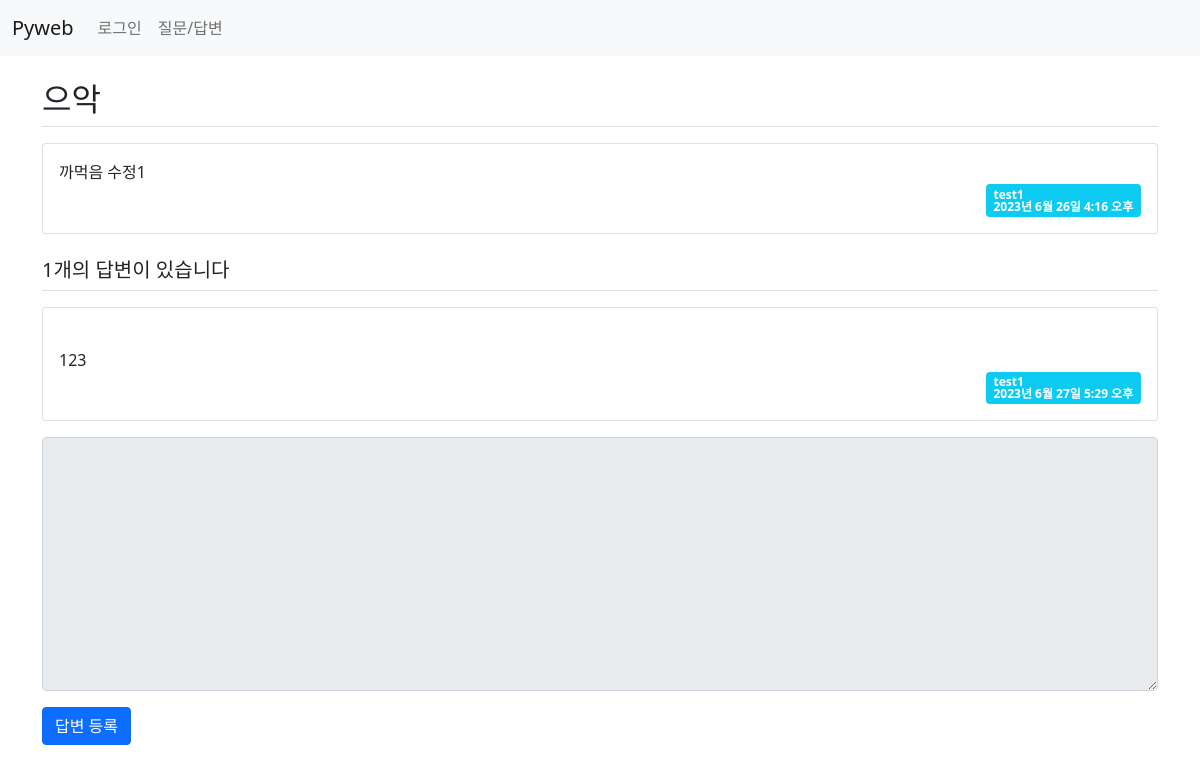
/board/18/, run on the app's committed database.
### board/models.py (models this page shows, shortened)
class Question(models.Model):
    author = models.ForeignKey(User, on_delete=models.CASCADE)  #글쓴이
    subject = models.CharField(max_length=200)  #제목
    content = models.TextField()                #질문 내용
    create_date = models.DateTimeField()        #등록일
    modify_date = models.DateTimeField(null=True, blank=True)   #null 허용

class Answer(models.Model):
    author = models.ForeignKey(User, on_delete=models.CASCADE)  #글쓴이
    content = models.TextField()    #답변 내용
    create_date = models.DateTimeField()    #등록일
    modify_date = models.DateTimeField(null=True, blank=True)   #null 허용
    question = models.ForeignKey(Question, on_delete=models.CASCADE)    #외래키

### board/views.py (the view)
# urls.py: path('<int:question_id>/', views.detail, name='detail'),
def detail(request, question_id):
    question = get_object_or_404(Question, pk=question_id)
    context = {'question': question}
    return render(request, 'board/detail.html', context)

### templates/board/detail.html (shortened to what this page needs)
{% extends 'base.html' %}
{% block content %}
<div class="container my-3">
    <section id="detail">
    <h2 class="border-bottom py-2">{{ question.subject }}</h2>
    <div class="card my-3">
        <div class="card-body">
            <div class="card-text">
            {{ question.content }}
            </div>
            <div class="d-flex justify-content-end">
                <div class="badge bg-info text-start">
                    <div>{{ question.author }}</div>
                    <div>{{ question.create_date }}</div>
                </div>
            </div>
        </div>
    </div>
    <h5 class="border-bottom my-3 py-2">{{ question.answer_set.count }}개의 답변이 있습니다</h5>
    <div>
        {% for answer in question.answer_set.all %}
            <div class="card my-3">
                <div class="card-body">
                    <div class="card-text" style="white-space: pre-line">
                    {{ answer.content }}
                    </div>
                    <div class="d-flex justify-content-end">
                        <div class="badge bg-info text-start">
                            <div>{{ answer.author }}</div>
                            <div>{{ answer.create_date }}</div>
                        </div>
                    </div>
                </div>
            </div>
        {% endfor %}
    </div>
    <form action="{% url 'board:answer_create' question.id %}" method="post">
        <div class="form-group">
            <textarea name="content" rows="10" cols="50" class="form-control mb-3"
                {% if not user.is_authenticated %}disabled{% endif %}></textarea>
        </div>
        <button type="submit" class="btn btn-primary">답변 등록</button>
    </form>
    </section>
</div>
{% endblock %}

### data on the page
Question: subject "으악", content "까먹음 수정1", author "test1", create_date "2023년 6월 26일 4:16 오후", answer_set.count "1"
Answer: content "123", author "test1", create_date "2023년 6월 27일 5:29 오후"
